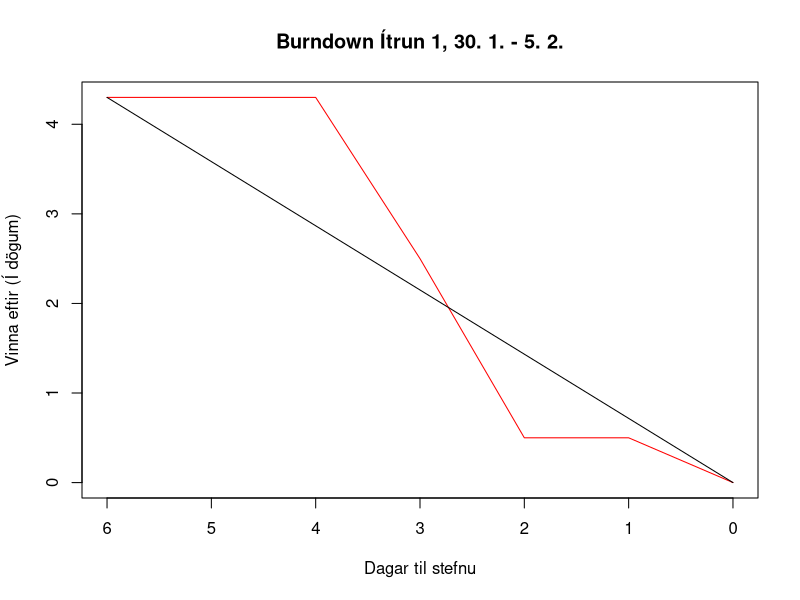

Recreate this plot in R.
#Ítrun 1: Ráðstafaður tími:	0	5,38
#Lengd ítrunar:	4,3	0
#Ítrun 2:
#Ráðstafaður tími:	0	7,14
#Lengd ítrunar:	5	0
#Ítrun 3:
#Ráðstafaður tími:	0	12
#Lengd ítrunar:	9	0
pdf={
pdf('Burndown1.pdf')
x1<-c(6,5,4,3,2,1,0)
y1<-c(4.3,4.3,4.3,2.5,0.5,0.5,0)
plot(x1,y1,type='l',col='red',main='Burndown Ítrun 1, 30. 1. - 5. 2.',xlab='Dagar til stefnu',ylab='Vinna eftir (Í dögum)',xlim=rev(range(0:6)))
lines(c(6,0),c(4.3,0))
dev.off()
}

pdf={
pdf('Burndown2.pdf')
x2<-c(7,6,5,4,3,2,1,0)
y2<-c(5,4,4,4,4,2.3,0,0)
plot(x2,y2,type='l',col='red',main='Burndown Ítrun 2, 6. 2. - 12. 2.',xlab='Dagar til stefnu',ylab='Vinna eftir (Í dögum)',xlim=rev(range(0:7)))
lines(c(7,0),c(5,0))
dev.off()
}

pdf={
pdf('Burndown3.pdf')
x3<-c(6,5,4,3,2,1,0)
y3<-c(8,8,7,4,4,1,0)
plot(x3,y3,type='l',col='red',main='Burndown Ítrun 3, 13. 2. - 19. 2.',xlab='Dagar til stefnu',ylab='Vinna eftir (Í dögum)',xlim=rev(range(0:6)))
lines(c(6,0),c(8,0))
dev.off()
}
